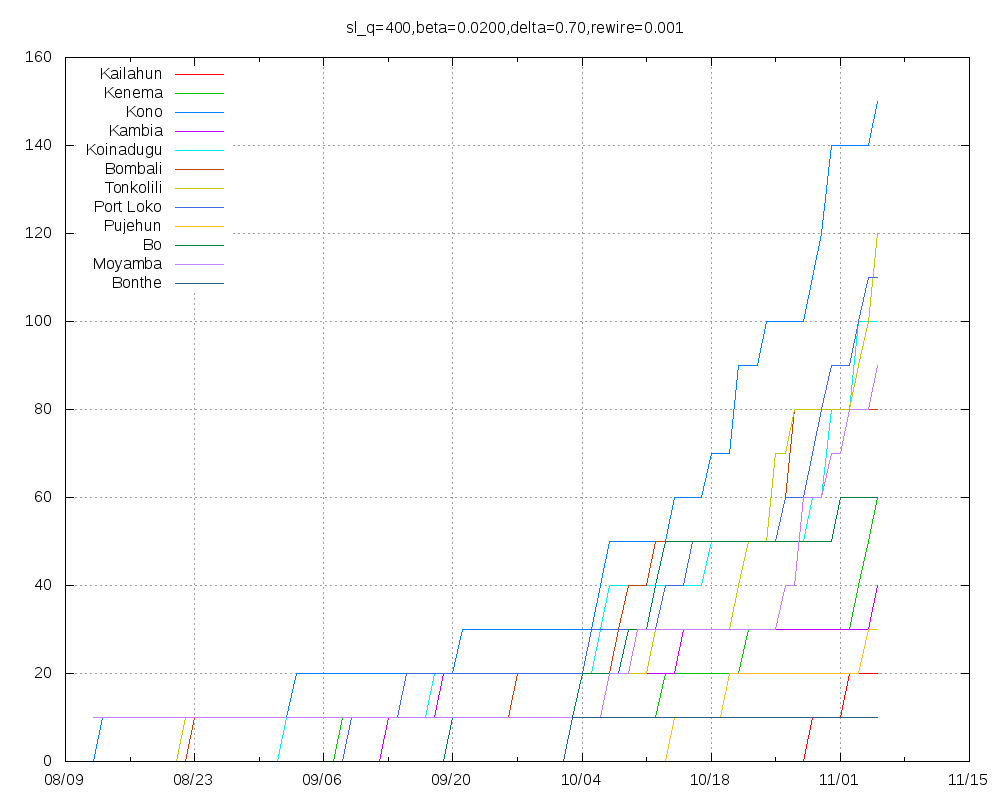

Reproduce this figure in gnuplot.
set title "sl_q=400,beta=0.0200,delta=0.70,rewire=0.001"
set key top left
set grid
set xdata time
set timefmt "%Y-%m-%d"
set terminal png size 1000,800
set output "sl_q=400,beta=0.0200,delta=0.70,rewire=0.001.png"
plot "Kailahun.tab" using 1:2 title "Kailahun" with lines,"Kenema.tab" using 1:2 title "Kenema" with lines,"Kono.tab" using 1:2 title "Kono" with lines,"Kambia.tab" using 1:2 title "Kambia" with lines,"Koinadugu.tab" using 1:2 title "Koinadugu" with lines,"Bombali.tab" using 1:2 title "Bombali" with lines,"Tonkolili.tab" using 1:2 title "Tonkolili" with lines,"Port_Loko.tab" using 1:2 title "Port Loko" with lines,"Pujehun.tab" using 1:2 title "Pujehun" with lines,"Bo.tab" using 1:2 title "Bo" with lines,"Moyamba.tab" using 1:2 title "Moyamba" with lines,"Bonthe.tab" using 1:2 title "Bonthe" with lines
